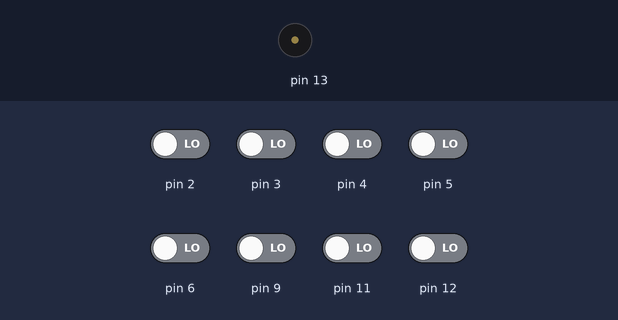
This sketch was run on a simulated Arduino Uno, built with avr-gcc and run on an emulated ATmega328P. On the bench: buzzer (waves = sounding). Inputs (shaded band) come from the test bench; at power-on: pin 2–6, pin 9, pin 11, pin 12 LOW.

Above: at 1.2 s.
1.3 s: pin 2 driven HIGH
At 2.5 s:
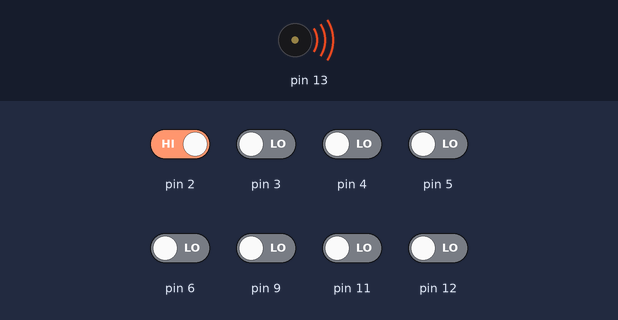
2.8 s: pin 2 driven LOW
At 3.7 s:
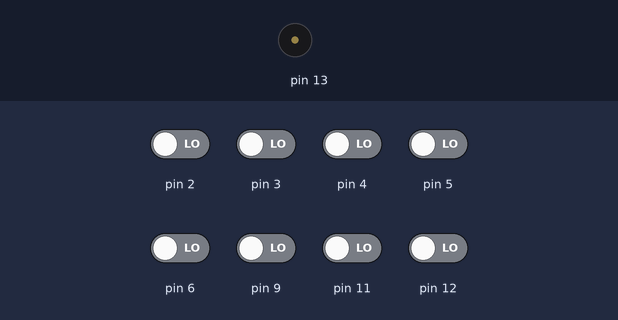
4.3 s: pin 3 driven HIGH
At 4.9 s:
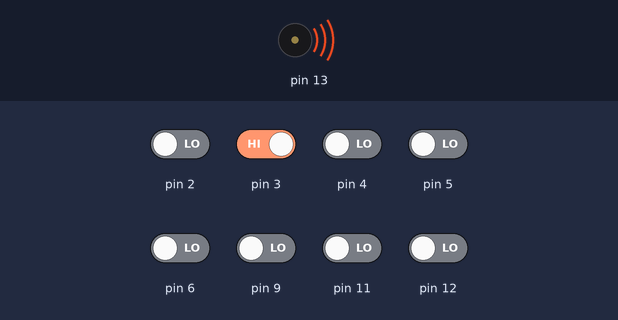
Timing chart, 0 to 7.3 s (numbered marks = the images above; inputs shaded):
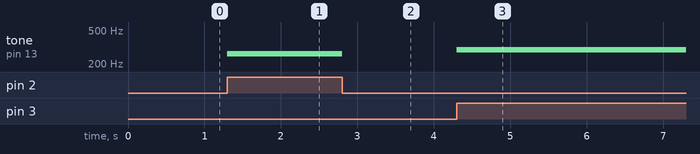

Measured:
- after the input at 1.3 s, tone on pin 13: silent → 262 Hz at once
- after the input at 2.8 s, tone on pin 13: 262 Hz → silent at once
- after the input at 4.3 s, tone on pin 13: silent → 294 Hz at once

The sketch:

LED_Keyboard.ino
```cpp
//declare keyboard buttons
int button1 = 0;
int button2 = 0;
int button3 = 0;
int button4 = 0;
int button5 = 0;
int button6 = 0;
int button7 = 0;
int button8 = 0;

//set up pins on arduino accordingly
void setup() {
  pinMode(2, INPUT);
  pinMode(3, INPUT);
  pinMode(4, INPUT);
  pinMode(5, INPUT);
  pinMode(6, INPUT);
  pinMode(9, INPUT);
  pinMode(11, INPUT);
  pinMode(12, INPUT);

}

void loop() {
  button1 = digitalRead(2);
  button2 = digitalRead(3);
  button3 = digitalRead(4);
  button4 = digitalRead(5);
  button5 = digitalRead(6);
  button6 = digitalRead(9);
  button7 = digitalRead(11);
  button8 = digitalRead(12);

//assign every botton a music note using frequency
  if (button1 == HIGH){
    tone(13,262);
  }
  else if (button2 == HIGH){
    tone(13,294);
  }
  else if (button3 == HIGH){
    tone(13,330);
  }
  else if (button4 == HIGH){
    tone(13,349);
  }
  else if (button5 == HIGH){
    tone(13,392);
  }
  else if (button6 == HIGH){
    tone(13,440);
  }
  else if (button7 == HIGH){
    tone(13,494);
  }
  else if (button8 == HIGH){
    tone(13,523);
  }
  else{
    noTone(13);
  }
}
```
